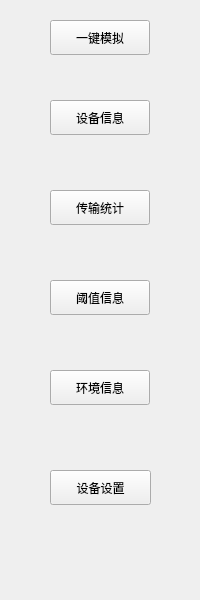
<?xml version="1.0" encoding="UTF-8"?>
<ui version="4.0">
 <class>M_SimulationToolWid</class>
 <widget class="QWidget" name="M_SimulationToolWid">
  <property name="geometry">
   <rect>
    <x>0</x>
    <y>0</y>
    <width>200</width>
    <height>600</height>
   </rect>
  </property>
  <property name="windowTitle">
   <string>Form</string>
  </property>
  <widget class="QPushButton" name="envBtn">
   <property name="geometry">
    <rect>
     <x>50</x>
     <y>370</y>
     <width>100</width>
     <height>35</height>
    </rect>
   </property>
   <property name="text">
    <string>环境信息</string>
   </property>
  </widget>
  <widget class="QPushButton" name="transBtn">
   <property name="geometry">
    <rect>
     <x>50</x>
     <y>190</y>
     <width>100</width>
     <height>35</height>
    </rect>
   </property>
   <property name="text">
    <string>传输统计</string>
   </property>
  </widget>
  <widget class="QPushButton" name="devBtn">
   <property name="geometry">
    <rect>
     <x>50</x>
     <y>100</y>
     <width>100</width>
     <height>35</height>
    </rect>
   </property>
   <property name="text">
    <string>设备信息</string>
   </property>
  </widget>
  <widget class="QPushButton" name="thresholdBtn">
   <property name="geometry">
    <rect>
     <x>50</x>
     <y>280</y>
     <width>100</width>
     <height>35</height>
    </rect>
   </property>
   <property name="text">
    <string>阈值信息</string>
   </property>
  </widget>
  <widget class="QPushButton" name="mnTestBtn">
   <property name="geometry">
    <rect>
     <x>50</x>
     <y>20</y>
     <width>100</width>
     <height>35</height>
    </rect>
   </property>
   <property name="text">
    <string>一键模拟</string>
   </property>
  </widget>
  <widget class="QPushButton" name="settingBtn">
   <property name="geometry">
    <rect>
     <x>50</x>
     <y>470</y>
     <width>101</width>
     <height>35</height>
    </rect>
   </property>
   <property name="text">
    <string>设备设置</string>
   </property>
  </widget>
 </widget>
 <resources/>
 <connections/>
</ui>
